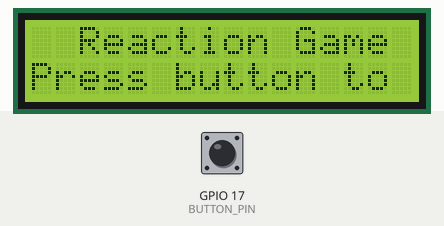
The program below on a simulated Raspberry Pi (BCM pin numbers). Parts: 16×2 character LCD. The test bench sets the inputs (shaded band); at power-on: GPIO 17 (BUTTON_PIN) HIGH. Random numbers come from a fixed seed; the clock reads 2024-03-15 10:24:30 at power-on unless the program sets it; what the program prints to the terminal is not drawn. At 11.6 s the program stops and its outputs stay as they are.

Above: at 0.9 s.
At 5.0 s:
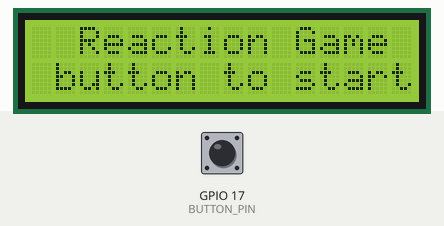
5.1 s: GPIO 17 (BUTTON_PIN) pulled LOW for 0.15 s
At 5.5 s:
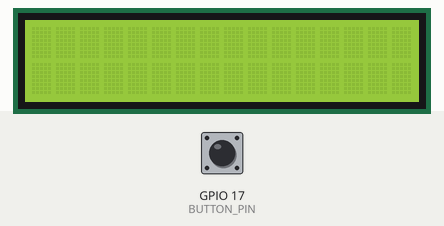
8.2 s: GPIO 17 (BUTTON_PIN) pulled LOW for 3.2 s
At 12.0 s:
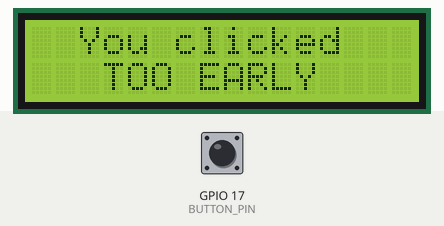
Timing chart, 0 to 13.1 s (numbered marks = the images above; inputs shaded):
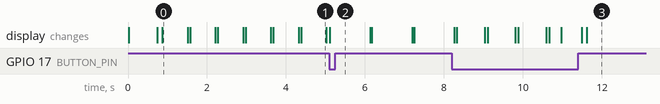

The program:

main.py
```python
import time
import random
from lcd import LCD
import RPi.GPIO as GPIO


lcd = LCD(2, 0x27, True)
BUTTON_PIN = 17
GPIO.setmode(GPIO.BCM)


GPIO.setup(BUTTON_PIN, GPIO.IN, pull_up_down=GPIO.PUD_UP)
last_frame = time.time()
time_block = 0.7
cooldown = 0.2
last_button_press = 0

ph1 = '  Reaction Game'
ph2 = 'Press button to start'

ph2 = ph2 + "      "
ch1 = ph1[:16]
ch2 = ph2[:16]
ph1_cp = ph1[16:]
ph2_cp = ph2[16:]

while True:

    if GPIO.input(BUTTON_PIN) == GPIO.LOW and (time.time() - last_button_press) > cooldown :
            last_button_press = time.time()
            lcd.clear()
            break


    if (time.time() - last_frame) > time_block:
            last_frame = time.time()

            lcd.message(ch1, 1)
            lcd.message(ch2, 2)

            ph2_cp = ph2_cp + ch2[0]
            ch2 = ch2[1:] + ph2_cp[0]
            ph2_cp = ph2_cp[1:]


time.sleep(1)
lcd.message("     Ready?", 1)
time.sleep(1)
lcd.message("    Let's go!", 2)
time.sleep(1)
lcd.clear()
lcd.message("        3", 2)
time.sleep(0.7)
lcd.clear()
lcd.message("        2", 2)
time.sleep(0.7)
lcd.clear()
lcd.message("        1", 2)
time.sleep(0.7)
lcd.clear()
lcd.message("       GO!", 2)
time.sleep(0.3)
lcd.clear()


start_time = time.time() +1
finish_time = start_time + 10
print(start_time,finish_time)
time_to_guess = random.uniform(start_time,finish_time)
print(time_to_guess)

occ = 0
valid = False
while (finish_time > time.time()) :
    if time.time() >= time_to_guess and occ == 0:
        occ = 1
        lcd.message("     CLICK!", 1)

    if GPIO.input(BUTTON_PIN) == GPIO.LOW:
        time_pressed = time.time()
        valid = True
        break

lcd.clear()
time.sleep(0.5)

if valid:
    if time_to_guess > time_pressed:
        lcd.message("  You clicked", 1)
        lcd.message("   TOO EARLY", 2)

    else:
        last_frame = time.time()
        ch = "     " + str(time_pressed - time_to_guess)
        ch = ch[:12]

        ph3 = "Your reaction time was:                 "
        ch3 = ph3[:16]
        lcd.message(ch3, 1)
        ph3_cp = ph3[16:]
        while True:
            if (time.time() - last_frame) > time_block:
                last_frame = time.time()

                ph3_cp = ph3_cp + ch3[0]
                ch3 = ch3[1:] + ph3_cp[0]
                ph3_cp = ph3_cp[1:]
                lcd.message(ch3, 1)

            lcd.message(ch, 2)
else:
    lcd.message("    Hello?", 1)
    lcd.message("You didnt CLICK", 2)
```

lcd.py
```python
import smbus
import time

class LCD:
    def __init__(self, pi_rev = 2, i2c_addr = 0x3F, backlight = True):

        # device constants
        self.I2C_ADDR  = i2c_addr
        self.LCD_WIDTH = 16   # Max. characters per line

        self.LCD_CHR = 1 # Mode - Sending data
        self.LCD_CMD = 0 # Mode - Sending command

        self.LCD_LINE_1 = 0x80 # LCD RAM addr for line one
        self.LCD_LINE_2 = 0xC0 # LCD RAM addr for line two

        if backlight:
            self.LCD_BACKLIGHT  = 0x08
        else:
            self.LCD_BACKLIGHT = 0x00

        self.ENABLE = 0b00000100 # Enable bit

        self.E_PULSE = 0.0005
        self.E_DELAY = 0.0005

        if pi_rev == 2:
            self.bus = smbus.SMBus(1)
        elif pi_rev == 1:
            self.bus = smbus.SMBus(0)
        else:
            raise ValueError('pi_rev param must be 1 or 2')

        self.lcd_byte(0x33, self.LCD_CMD)
        self.lcd_byte(0x32, self.LCD_CMD)
        self.lcd_byte(0x06, self.LCD_CMD)
        self.lcd_byte(0x0C, self.LCD_CMD)
        self.lcd_byte(0x28, self.LCD_CMD)
        self.lcd_byte(0x01, self.LCD_CMD)

    def lcd_byte(self, bits, mode):
        bits_high = mode | (bits & 0xF0) | self.LCD_BACKLIGHT
        bits_low = mode | ((bits << 4) & 0xF0) | self.LCD_BACKLIGHT

        self.bus.write_byte(self.I2C_ADDR, bits_high)
        self.toggle_enable(bits_high)

        self.bus.write_byte(self.I2C_ADDR, bits_low)
        self.toggle_enable(bits_low)

    def toggle_enable(self, bits):
        time.sleep(self.E_DELAY)
        self.bus.write_byte(self.I2C_ADDR, (bits | self.ENABLE))
        time.sleep(self.E_PULSE)
        self.bus.write_byte(self.I2C_ADDR, (bits & ~self.ENABLE))
        time.sleep(self.E_DELAY)

    def message(self, string, line = 1):
        if line == 1:
            lcd_line = self.LCD_LINE_1
        elif line == 2:
            lcd_line = self.LCD_LINE_2
        else:
            raise ValueError('line number must be 1 or 2')

        string = string.ljust(self.LCD_WIDTH, " ")
        self.lcd_byte(lcd_line, self.LCD_CMD)

        for i in range(self.LCD_WIDTH):
            self.lcd_byte(ord(string[i]), self.LCD_CHR)

    def clear(self):
        self.lcd_byte(0x01, self.LCD_CMD)
```

Measured:
- what the display in image 0 shows lasts 0.6 s, from 0.9 s to 1.5 s
